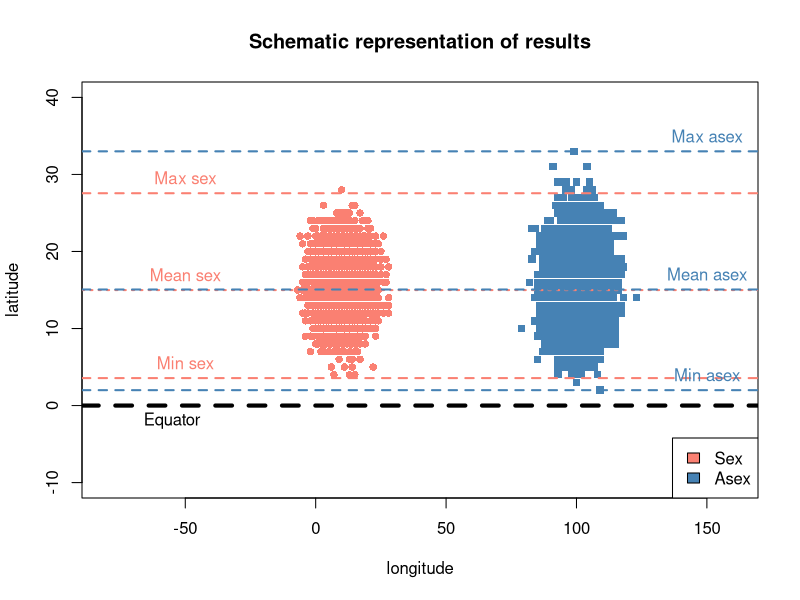

This figure's R source:

dataS <-data.frame(x=rnorm(n = 10000,10,5),y=rnorm(10000,mean(rpois(10000,15)),3))
dataA <- data.frame(x=rnorm(n = 10000,100,5),y=rpois(10000,15))

plot(ceiling(dataS$x),ceiling(dataS$y),pch = 16,col="salmon",xlim=c(-80,160),ylim=c(-10,40),
     main="Schematic representation of results",xlab="longitude",ylab="latitude")
points(ceiling(dataA$x),dataA$y,pch=15,col="steelblue")
abline(h=min(dataS$y),col="salmon",lty=2,lwd=2)
abline(h=min(dataA$y),col="steelblue",lty=2,lwd=2)
abline(h=max(dataS$y),col="salmon",lty=2,lwd=2)
abline(h=max(dataA$y),col="steelblue",lty=2,lwd=2)
abline(h=mean(dataS$y),col="salmon",lty=3,lwd=2)
abline(h=mean(dataA$y),col="steelblue",lty=2,lwd=2)
abline(h=0,lwd=4,lty=2)
text(x = -55,y=-2,"Equator")
legend("bottomright",legend=c("Sex","Asex"),fill=c("salmon","steelblue"))
text(x=c(-50,150),y=c(min(dataS$y)+2,min(dataA$y)+2),labels=c("Min sex","Min asex"),col=c("salmon","steelblue"))
text(x=c(-50,150),y=c(max(dataS$y)+2,max(dataA$y)+2),labels=c("Max sex","Max asex"),col=c("salmon","steelblue"))
text(x=c(-50,150),y=c(mean(dataS$y)+2,mean(dataA$y)+2),labels=c("Mean sex","Mean asex"),col=c("salmon","steelblue"))
